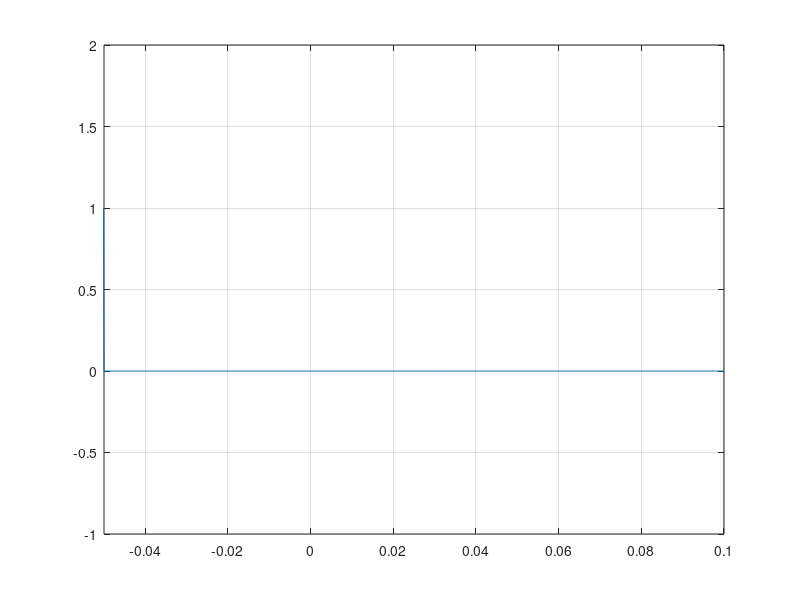
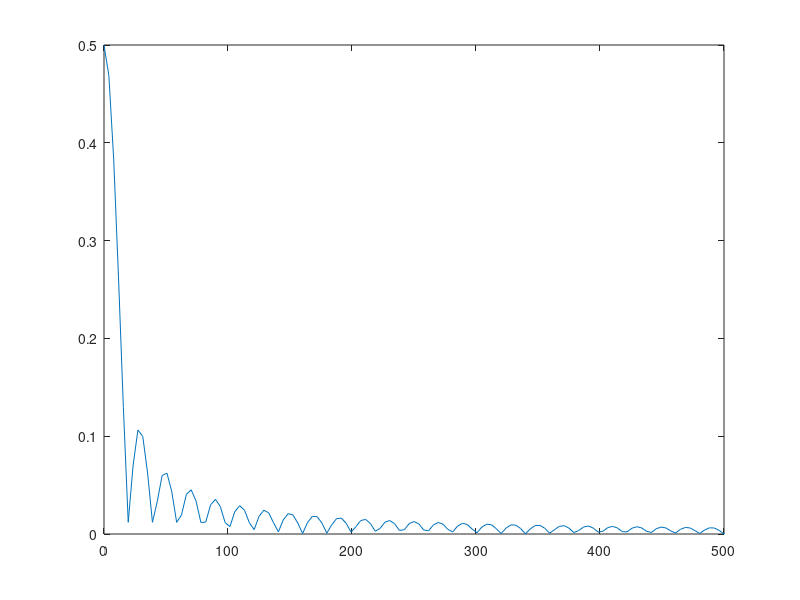

The MATLAB source for these figures, in order:
t1 = 0.05;
Fe = 8000;                          % Frequence d'echantillonnage
Te = 1/Fe;
N1 = t1/Te;
t = -0.1:1/Fe:0.1;                  % Vecteur de temps
y = zeros(size(t));                 
y(1:N1) = 1;                        




plot(t,y)
axis([-0.05 0.1 -1 2])
grid on

% Transformee de Fourier discrete
L=length(y);
N=ceil(log2(L));
fy=fft(y,2^N)/(L/2);
f=(Fe/2^N)*(0:2^(N-1)-1);
figure
plot(f,abs(fy(1:2^(N-1))));
axis([0 500 0 0.5])